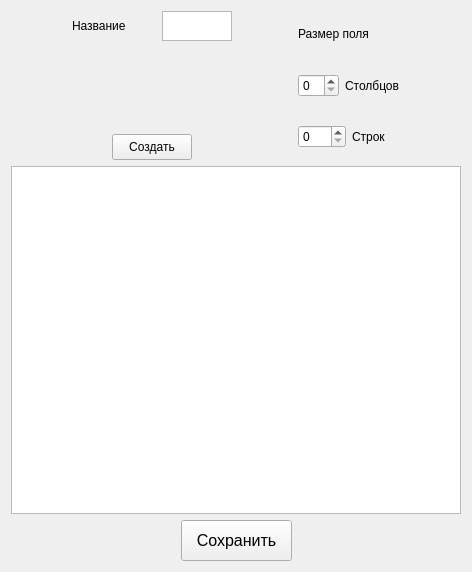
<?xml version="1.0" encoding="UTF-8"?>
<ui version="4.0">
 <class>New_Level</class>
 <widget class="QWidget" name="New_Level">
  <property name="geometry">
   <rect>
    <x>0</x>
    <y>0</y>
    <width>472</width>
    <height>572</height>
   </rect>
  </property>
  <property name="windowTitle">
   <string>Form</string>
  </property>
  <property name="toolTip">
   <string>&lt;html&gt;&lt;head/&gt;&lt;body&gt;&lt;p&gt;Редактор карты&lt;/p&gt;&lt;/body&gt;&lt;/html&gt;</string>
  </property>
  <layout class="QVBoxLayout" name="verticalLayout_3" stretch="3,7,0">
   <item>
    <layout class="QHBoxLayout" name="horizontalLayout_5">
     <property name="sizeConstraint">
      <enum>QLayout::SetFixedSize</enum>
     </property>
     <item>
      <spacer name="horizontalSpacer_6">
       <property name="orientation">
        <enum>Qt::Horizontal</enum>
       </property>
       <property name="sizeHint" stdset="0">
        <size>
         <width>40</width>
         <height>20</height>
        </size>
       </property>
      </spacer>
     </item>
     <item>
      <layout class="QVBoxLayout" name="verticalLayout_2">
       <property name="sizeConstraint">
        <enum>QLayout::SetFixedSize</enum>
       </property>
       <item>
        <layout class="QHBoxLayout" name="horizontalLayout_3">
         <item>
          <widget class="QLabel" name="label_name">
           <property name="text">
            <string>Название</string>
           </property>
          </widget>
         </item>
         <item>
          <widget class="QTextBrowser" name="name">
           <property name="minimumSize">
            <size>
             <width>70</width>
             <height>30</height>
            </size>
           </property>
           <property name="maximumSize">
            <size>
             <width>70</width>
             <height>30</height>
            </size>
           </property>
          </widget>
         </item>
        </layout>
       </item>
       <item>
        <spacer name="verticalSpacer">
         <property name="orientation">
          <enum>Qt::Vertical</enum>
         </property>
         <property name="sizeHint" stdset="0">
          <size>
           <width>20</width>
           <height>40</height>
          </size>
         </property>
        </spacer>
       </item>
       <item>
        <layout class="QHBoxLayout" name="horizontalLayout_4">
         <item>
          <spacer name="horizontalSpacer">
           <property name="orientation">
            <enum>Qt::Horizontal</enum>
           </property>
           <property name="sizeHint" stdset="0">
            <size>
             <width>40</width>
             <height>20</height>
            </size>
           </property>
          </spacer>
         </item>
         <item>
          <widget class="QPushButton" name="create">
           <property name="minimumSize">
            <size>
             <width>80</width>
             <height>26</height>
            </size>
           </property>
           <property name="maximumSize">
            <size>
             <width>80</width>
             <height>26</height>
            </size>
           </property>
           <property name="text">
            <string>Создать</string>
           </property>
          </widget>
         </item>
         <item>
          <spacer name="horizontalSpacer_2">
           <property name="orientation">
            <enum>Qt::Horizontal</enum>
           </property>
           <property name="sizeHint" stdset="0">
            <size>
             <width>40</width>
             <height>20</height>
            </size>
           </property>
          </spacer>
         </item>
        </layout>
       </item>
      </layout>
     </item>
     <item>
      <spacer name="horizontalSpacer_5">
       <property name="orientation">
        <enum>Qt::Horizontal</enum>
       </property>
       <property name="sizeHint" stdset="0">
        <size>
         <width>40</width>
         <height>20</height>
        </size>
       </property>
      </spacer>
     </item>
     <item>
      <layout class="QVBoxLayout" name="verticalLayout">
       <property name="sizeConstraint">
        <enum>QLayout::SetFixedSize</enum>
       </property>
       <item>
        <widget class="QLabel" name="label_size">
         <property name="text">
          <string>Размер поля</string>
         </property>
        </widget>
       </item>
       <item>
        <layout class="QHBoxLayout" name="horizontalLayout">
         <item>
          <widget class="QSpinBox" name="col"/>
         </item>
         <item>
          <widget class="QLabel" name="label_col">
           <property name="text">
            <string>Столбцов</string>
           </property>
          </widget>
         </item>
        </layout>
       </item>
       <item>
        <layout class="QHBoxLayout" name="horizontalLayout_2">
         <item>
          <widget class="QSpinBox" name="row"/>
         </item>
         <item>
          <widget class="QLabel" name="label_row">
           <property name="text">
            <string>Строк</string>
           </property>
          </widget>
         </item>
        </layout>
       </item>
      </layout>
     </item>
     <item>
      <spacer name="horizontalSpacer_7">
       <property name="orientation">
        <enum>Qt::Horizontal</enum>
       </property>
       <property name="sizeHint" stdset="0">
        <size>
         <width>40</width>
         <height>20</height>
        </size>
       </property>
      </spacer>
     </item>
    </layout>
   </item>
   <item>
    <widget class="QTableView" name="tableView"/>
   </item>
   <item>
    <layout class="QHBoxLayout" name="horizontalLayout_6">
     <item>
      <spacer name="horizontalSpacer_3">
       <property name="orientation">
        <enum>Qt::Horizontal</enum>
       </property>
       <property name="sizeHint" stdset="0">
        <size>
         <width>40</width>
         <height>20</height>
        </size>
       </property>
      </spacer>
     </item>
     <item>
      <widget class="QPushButton" name="save">
       <property name="minimumSize">
        <size>
         <width>111</width>
         <height>41</height>
        </size>
       </property>
       <property name="maximumSize">
        <size>
         <width>111</width>
         <height>41</height>
        </size>
       </property>
       <property name="font">
        <font>
         <pointsize>12</pointsize>
        </font>
       </property>
       <property name="text">
        <string>Сохранить</string>
       </property>
      </widget>
     </item>
     <item>
      <spacer name="horizontalSpacer_4">
       <property name="orientation">
        <enum>Qt::Horizontal</enum>
       </property>
       <property name="sizeHint" stdset="0">
        <size>
         <width>40</width>
         <height>20</height>
        </size>
       </property>
      </spacer>
     </item>
    </layout>
   </item>
  </layout>
 </widget>
 <resources/>
 <connections/>
</ui>
